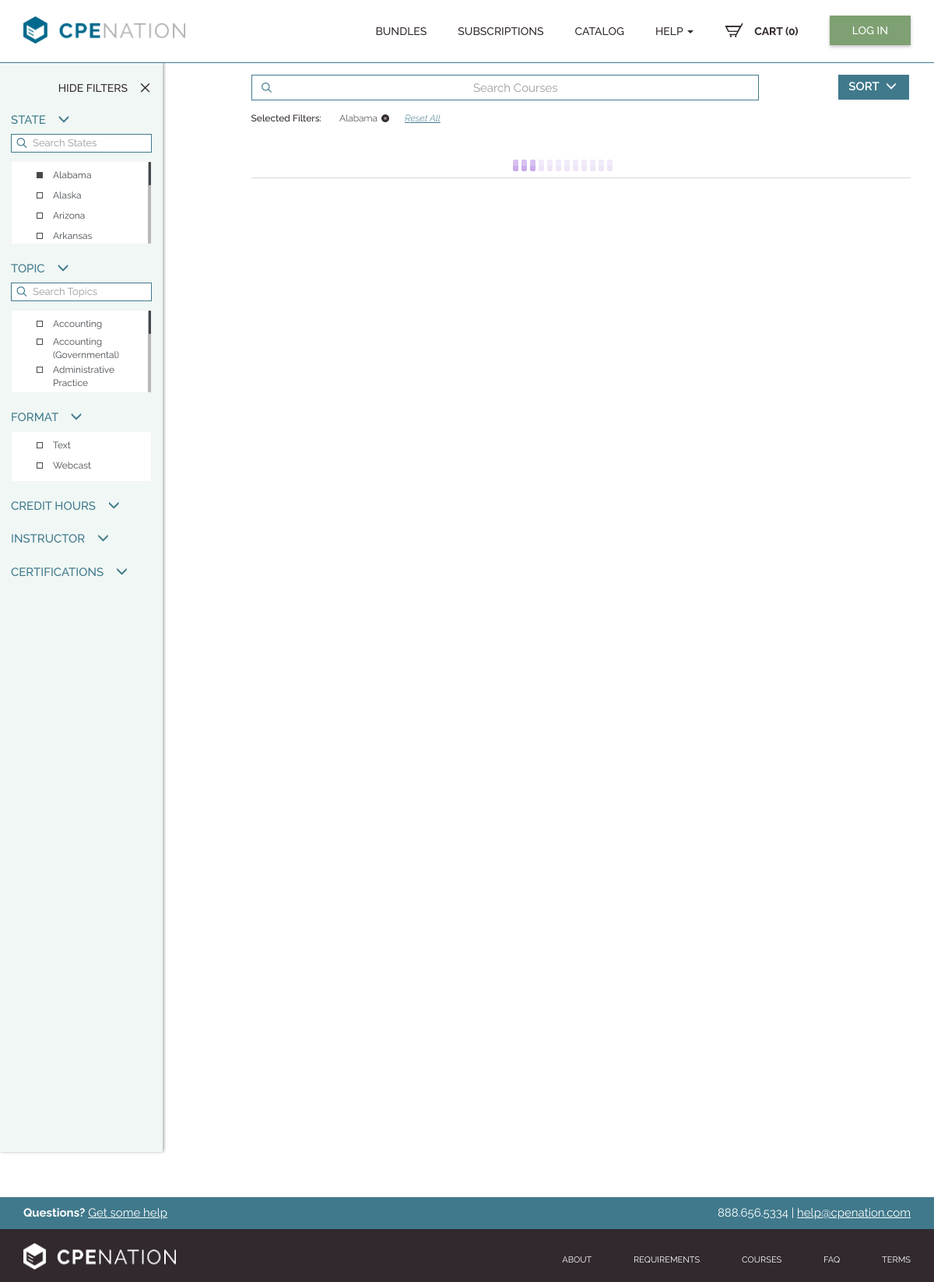
The page /index.php/course_con/index/1 on the database its author committed.
### tables this page shows
CREATE TABLE IF NOT EXISTS `us_state` (
  `state_id` int(11) NOT NULL AUTO_INCREMENT,
  `state` varchar(155) DEFAULT NULL,
  `state_abbr` varchar(155) DEFAULT NULL,
  `state_desc` text NOT NULL,
  `state_contact` text NOT NULL,
  `state_phone` varchar(50) NOT NULL,
  `state_fax` varchar(50) NOT NULL,
  `state_website` varchar(155) DEFAULT NULL,
  `status` enum('Active','In-Active') NOT NULL DEFAULT 'Active',
  `start_date` varchar(50) NOT NULL,
  `end_date` varchar(50) NOT NULL,
  `prev_year` int(11) NOT NULL,
  `next_year` int(11) NOT NULL,
  PRIMARY KEY (`state_id`),
  KEY `status` (`status`)
);

CREATE TABLE IF NOT EXISTS `credits_type` (
  `type_id` int(155) NOT NULL AUTO_INCREMENT,
  `type` varchar(255) DEFAULT NULL,
  `active` enum('1','0') NOT NULL DEFAULT '1',
  `back_color` varchar(155) NOT NULL,
  `grouped` tinyint(1) NOT NULL DEFAULT '0',
  `grouped_cats` varchar(64) NOT NULL,
  PRIMARY KEY (`type_id`)
);

### application/libraries/Template.php (called while the page is built)
<?php if ( ! defined('BASEPATH')) exit('No direct script access allowed');
class Template {
		var $template_data = array();
		function set($name, $value)
		{
			$this->template_data[$name] = $value;
		}
		function load($template = '', $view = '' , $view_data = array(), $return = FALSE)
		{
			$this->CI =& get_instance();
			$this->set('contents', $this->CI->load->view($view, $view_data, TRUE));
			return $this->CI->load->view($template, $this->template_data, $return);
		}
}

### application/controllers/Course_con.php (called while the page is built, shortened)
<?php
class Course_con extends CI_Controller {
	public $current_state = 0;
	public function __construct()
	{
		if($this->session->userdata['state_id']=='')
		{
			$this->current_state = find_states();
		}else{
			$this->current_state =  $this->session->userdata['state_id'];
		}
	}
	public function index($stateid='')
	{
		$data['page_title'] = 'Courses | CPE Nation';
		$sel_state_id = $this->input->post('dropdown_states');
		$data['selected_state_id'] = $this->current_state;
		 $refering_url = isset($_SERVER['HTTP_REFERER']) ? $_SERVER['HTTP_REFERER'] : '';
		 $new_url = parse_url($refering_url);
		 $new_url = explode('/',$new_url['path']);
		if($stateid !='')
		{
		 $data['selected_state_id'] = $sel_state_id = $stateid;
		}
		if(isset($sel_state_id) && $sel_state_id!='' || $new_url[4]!='')
		{
			 $arr_state = array('state_id'=> $sel_state_id);
			 $this->session->set_userdata($arr_state);
			 $data['selected_state_id'] = $sel_state_id;
		}else if($this->session->userdata('state_id') == ''){
			$data['selected_state_id'] = $this->session->userdata('state_id');
		}
		$data['states'] 	 = $this->state_mod->get_us_states();
		$data['coursetypes'] = $this->course_mod->get_course_types();
		$data['faculty_list']	 = $this->course_mod->get_faculty();
		$data['course_require']	 = $this->course_mod->get_course_requirement();
		$this->template->load('layouts/default_layout.php','courses/course.php',$data);
	}
}

### index.php (called while the page is built, shortened)
<?php date_default_timezone_set('America/Los_Angeles');
require_once BASEPATH.'core/CodeIgniter.php';

### application/models/State_mod.php (called while the page is built, shortened)
<?php
class State_mod extends CI_Model
{
	public function get_us_states()
	{
		 	$this->db->select("s.*");
			$this->db->from("us_state AS s");
			$this->db->where("s.status",'Active');
			$this->db->order_by("s.state", "ASC");
			$query_state = $this->db->get();
			if($query_state->num_rows()>0)
			{
				return $query_state->result_array();
			}
			else
			{
				return array();
			}
	}
}
?>

### application/models/Course_mod.php (called while the page is built, shortened)
<?php
class Course_mod extends CI_Model{
	public function get_course_types()
	{
		 	$this->db->select("ct.*");
			$this->db->from("credits_type AS ct");
			$this->db->where("ct.active",'1');
			$this->db->where("ct.grouped",'0');
			$this->db->order_by("ct.type", "ASC");
			$query_type = $this->db->get();
			if($query_type->num_rows()>0)
			{
				return $query_type->result_array();
			}
			else
			{
				return array();
			}
	}
	public function get_course_requirement()
	{
		 	$this->db->select("cr.*");
			$this->db->from("course_requirments AS cr");
			$this->db->order_by("cr.req_id", "ASC");
			$query_req = $this->db->get();
			if($query_req->num_rows()>0)
			{
				return $query_req->result_array();
			}
			else
			{
				return array();
			}
	}
	public function get_faculty()
	{
		 	$this->db->select("f.faculty_member_id,f.first_name,f.last_name");
			$this->db->from("faculty_members AS f");
			$this->db->where("f.active",'1');
			$this->db->order_by("f.last_name", "ASC");
			$query_faculty = $this->db->get();
			if($query_faculty->num_rows()>0)
			{
				return $query_faculty->result_array();
			}
			else
			{
				return array();
			}
	}
}
?>

### application/views/courses/course.php (the view, shortened to what this page needs)
<?php
$arrformat[0]['type'] = 'text';
$arrformat[0]['format'] = 'Text';
$arrformat[1]['type'] = 'webcast';
$arrformat[1]['format'] = 'Webcast';
$state_f	=	$_SESSION['states_f'];
if(count($state_f) > 0)
{
	if (!in_array($selected_state_id, $state_f)) {
	   array_push($state_f,$selected_state_id);
	}
}else{
	$state_f= array();
	array_push($state_f,$selected_state_id);
}
 ?>
<div class="section-full bd-min-hgt">
<div class="bd-pd-tp-16 mng-filter mng-filter-catalog">
<div id="filt_Cont" class="filter-sidebar br-cat-Flt mult-filter" style="display:none !important;">
<div class="filter_inner">
<div class="close-sec" id="hideFilter" onclick="toggler('filt_Cont');">Hide Filters <span class="close icon-cross" ></span></div>
<div class="panel-group custom-panel" id="accordion">
  <div class="panel flt_state">
      <div class="panel-title">
        <a class="accordion-toggle" data-toggle="collapse" data-parent="#accordion1" href="#collapseOne">
          State  <span class="glyphicon glyphicon-menu-down"></span>
        </a>
      </div>
    <div id="collapseOne" class="panel-collapse collapse in">
    <div class="search-sec">
    <button class="btn" type="submit"><span class="icon-search"></span></button>
     <input type="text" class="form-control" placeholder="Search States"  onkeyup="cstate_filter(this)"/></div>
      <div class="panel-body filter-max-ht cust-scroll">
     <ul class="list-unstyled" id="couresstateList">
                <?php foreach($states as $key => $stateval){?>
                <li>
                  <label for="chkboxG<?php echo $stateval['state_id'];?>" class="css-label"><?php echo trim($stateval['state']);?></label>
                </li>
                <?php } ?>
              </ul>
      </div>
    </div>
  </div>
  <div class="panel flt_Topic">
      <div class="panel-title">
        <a class="accordion-toggle" data-toggle="collapse" data-parent="#accordion2" href="#collapseTwo">
          Topic  <span class="glyphicon glyphicon-menu-down"></span>
        </a>
      </div>
    <div id="collapseTwo" class="panel-collapse collapse in">
    <div class="search-sec">
    <button class="btn" type="submit"><span class="icon-search"></span></button>
     <input type="text" class="form-control" placeholder="Search Topics"  onkeyup="topics_filter(this)"/></div>
      <div class="panel-body filter-max-ht cust-scroll">
     <ul class="list-unstyled" id="topicList">
                <?php foreach($coursetypes as $key => $type){?>
                <li>
                  <label for="chkboxT<?php echo $type['type_id'];?>" class="css-label"><?php echo trim($type['type']);?></label>
                </li>
                <?php } ?>
              </ul>
      </div>
    </div>
  </div>
  <div class="panel flt_Format">
      <div class="panel-title">
        <a class="accordion-toggle" data-toggle="collapse" data-parent="#accordion3" href="#collapseThree">
          FORMAT  <span class="glyphicon glyphicon-menu-down"></span>
        </a>
      </div>
    <div id="collapseThree" class="panel-collapse collapse in">
      <div class="panel-body">
       <ul class="list-unstyled" id="formatlist">
                <?php foreach($arrformat as $key => $type){?>
                <li>
                  <label for="chkboxF<?php echo $type['type'];?>" class="css-label"><?php echo trim($type['format']);?></label>
                </li>
                <?php } ?>
              </ul>
      </div>
    </div>
  </div>
 <div class="panel flt_Cr_hr">
      <div class="panel-title">
        <a class="accordion-toggle" data-toggle="collapse" data-parent="#accordion4" href="#collapseFour">
          CREDIT HOURS  <span class="glyphicon glyphicon-menu-down"></span>
        </a>
      </div>
  </div>
 <div class="panel flt_Instruct">
      <div class="panel-title">
        <a class="accordion-toggle" data-toggle="collapse" data-parent="#accordion5" href="#collapseFive">
          INSTRUCTOR  <span class="glyphicon glyphicon-menu-down"></span>
        </a>
      </div>
  </div>
  <div class="panel flt_Require">
      <div class="panel-title">
        <a class="accordion-toggle" data-toggle="collapse" data-parent="#accordion6" href="#collapseSix">
          CERTIFICATIONS  <span class="glyphicon glyphicon-menu-down"></span>
        </a>
      </div>
  </div>
</div>
</div>
</div>
<div class="container">
<div class="row">
<div class="col-sm-2 hidden-xs" id="showFilter">
</div>
<div class="col-sm-8" id="search_bx">
<div class="search-area br-cat-srch">
<div class="form-group text-center">
<input type="text" class="form-control" placeholder="Search Courses"  id="course_filter"/> <button class="btn" type="submit"><span class="icon-search"></span></button>
</div>
</div>
<div class="filter-tags br_catlog">
<ul class="list-inline list-unstyled" id="selected_cstate">
            <li class="select-flt-head"><strong>Selected <span class="f_fil">Filters</span><span class="f_state">states</span>:</strong></li>
            <?php foreach($states as $key => $stateval){
				if(in_array($stateval['state_id'], $state_f)){
				 ?>
            <li id="state_line_item<?php echo $stateval['state_id'];?>"><span><?php echo trim($stateval['state']);?></span> <a class="close-tag close_selected" href="javascript:void(0)" id="" data-close="<?php echo $stateval['state_id'];?>"><img src="<?php echo $this->config->item("cdn_css_image")?>images/close-tag.png" alt="close" /></a></li>
			<?php } } ?>
            <li class="reset-flt"><a href="javascript:void(0)" id="reset_course_filter">Reset All</a></li>
          </ul>
</div>
</div>
<div class="col-sm-2 sort-opt hidden-xs">
<span class="text-line-select smp-drop right-select">
  <select class="selectpicker">
      <option selected>SORT</option>
  </select>
  </span>
</div>
</div>
<div class="row bdl_sc_Grd all_bdl_grd">
<div id="container_div" class="col-sm-12 col-md-12 col-lg-12">
<div class="row">
       <div  id="courselist1" class="courselist">
           <div id="loader" style="display:none; position:relative; left:40%; top:35%;"><img src="<?php echo $this->config->item("cdn_css_image")?>images/ajax-loader.gif" alt="close" /></div>
       </div>
</div>
<div class="pagination-wrap text-center">
</div>
</div>
</div>
</div>
</div>
</div>

### assets/css/feather.css (style rules this page uses)
[class^="icon-"], [class*=" icon-"] { display: inline-block; font-family: "feather"; font-style: normal; font-weight: normal; font-variant: normal; text-transform: none; speak: none; line-height: 1; -webkit-font-smoothing: antialiased; -moz-osx-font-smoothing: grayscale; }
.icon-search:before { content: "\e036"; }
.icon-cross:before { content: "\e117"; }

### assets/css/custom.css (style rules this page uses)
#hideFilter { cursor: pointer !important; }

### rows shown on the page
us_state: state "Alabama"
us_state: state "Alaska"
us_state: state "Arizona"
us_state: state "Arkansas"
credits_type: type "Accounting"
credits_type: type "Accounting (Governmental)"
credits_type: type "Administrative Practice"

### other values the page prints
$type['format'] "Text"
$type['format'] "Webcast"
